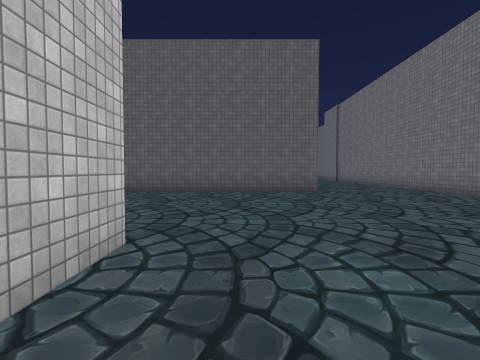
[1] (above)

21 first-person views from a walk through a scene from a Unity 3-D project. The camera is 1.4 m above the floor, tilts 2° down and sees 85° across. The floor is counted in squares, 2 m on a side. Each view is taken from the middle of a square. On the plan, view 1 faces up. The plan holds only what a view shows up to about 9 squares ahead; the rest is blank. The place goes on beyond the plan. The player character is not drawn. Some animated figures are not drawn. Some surface patterns are stand-ins.

[2]
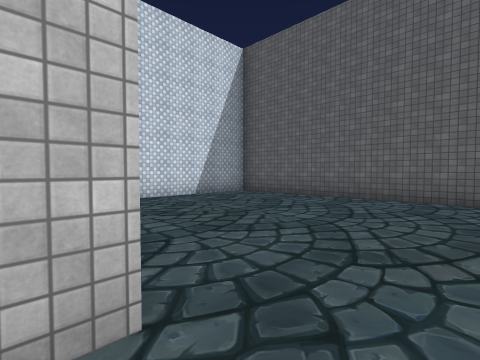

[3]
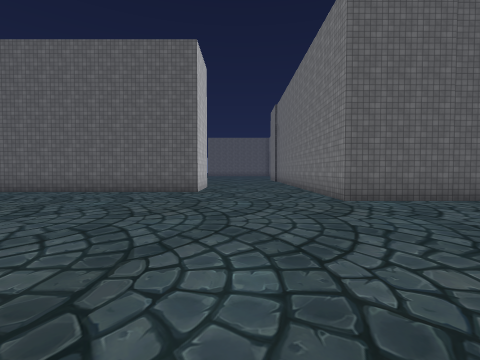

[4]
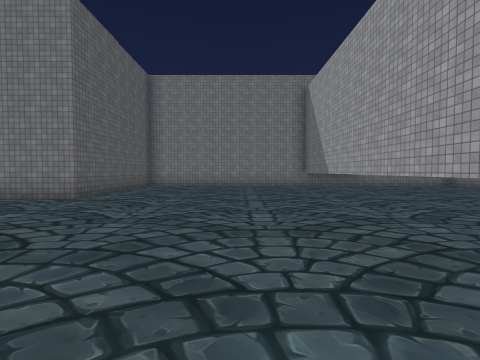

[5]
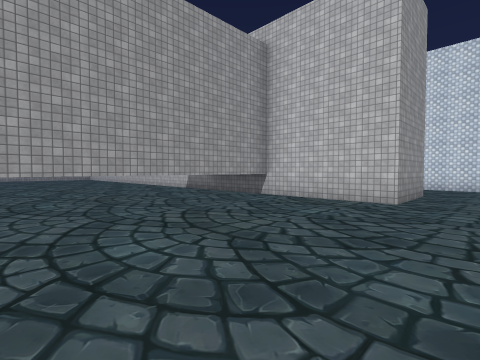

[6]
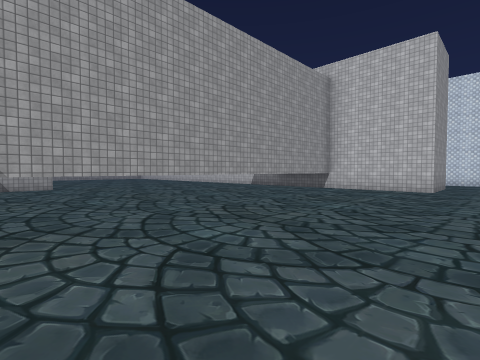

[7]
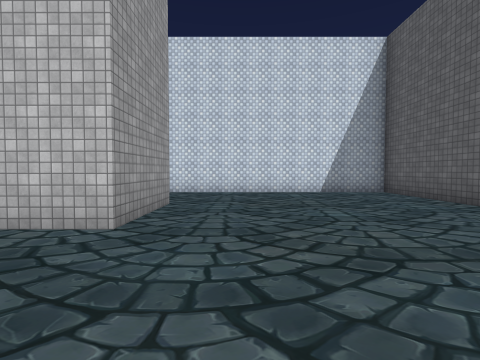

[8]
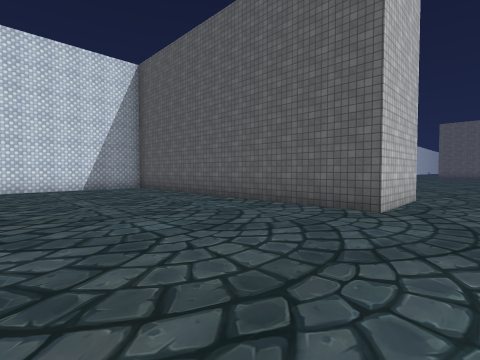

[9]
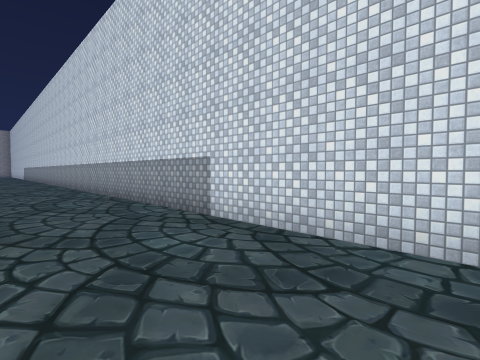

[10]
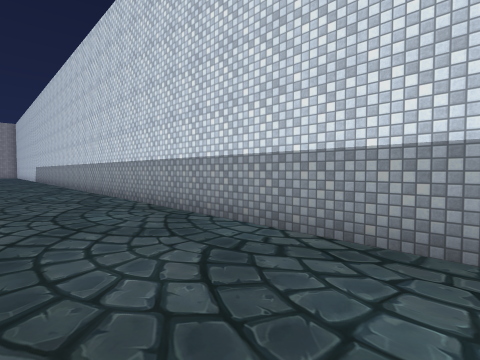

[11]
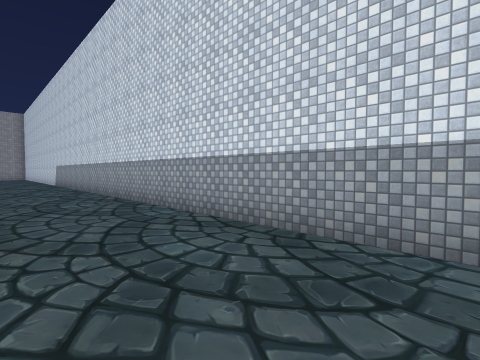

[12]
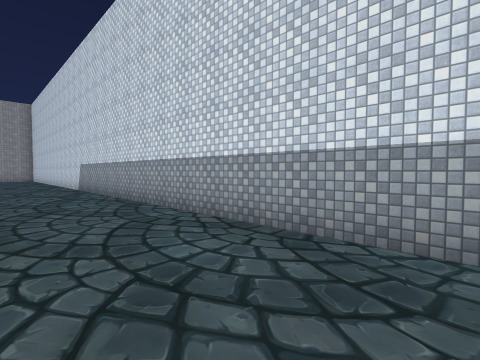

[13]
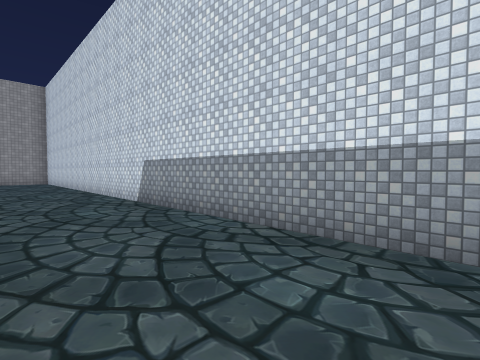

[14]
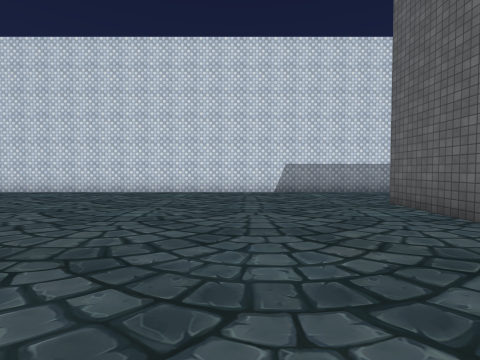

[15]
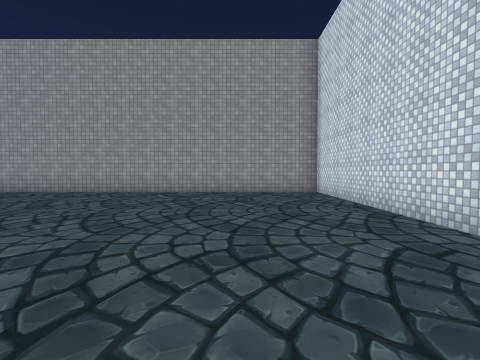

[16]
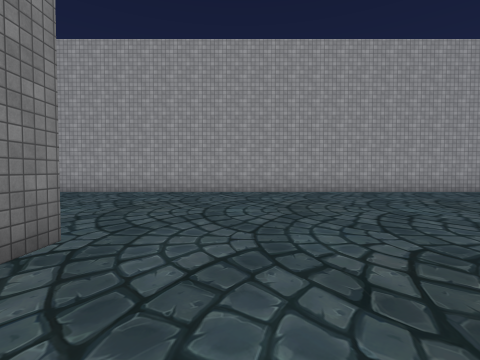

[17]
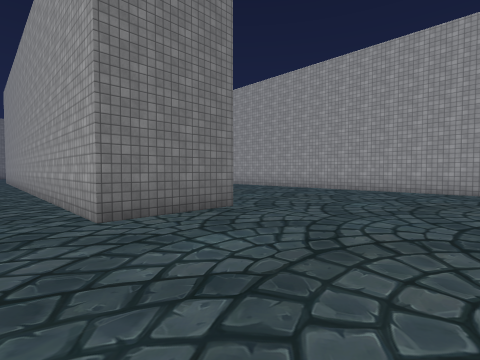

[18]
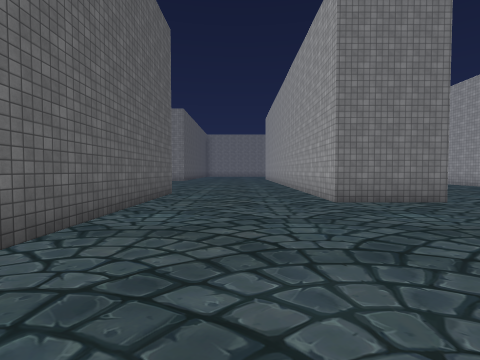

[19]
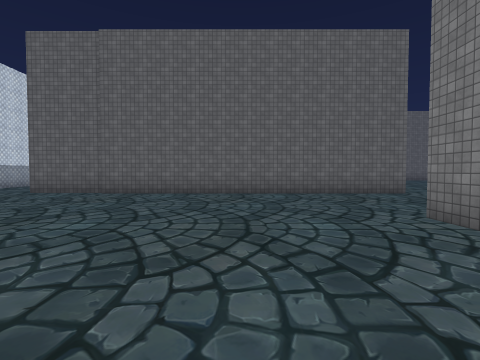

[20]
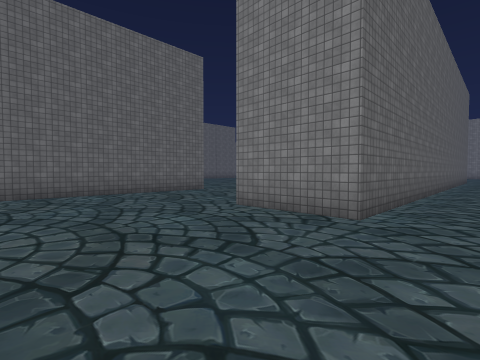

[21]
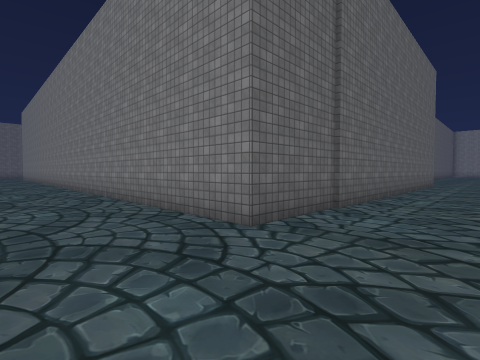

### Floor plan
Key: @ floor where view 1 was taken; # wall or solid block; . floor; T thing the floor can be seen under or through.
Columns run from 7 left of view 1 to 9 right of it. Each row starts with its distance up from view 1.
  9 ##########....#
  8 #.............#
  7 #.............#
  6 #.............###
  5 #................
  4 #................
  3 #................
  2 #...###..........
  1 #...  #..........
  0 #...  #@.........
 -1 #...  ##TTTTTTTTT
 -2 #...  #
 -3 #...  #
 -4 #...    .........
 -5 #...    .........
 -6 #...     ... ....
 -7 #...      ..  ..
 -8 #...           #
 -9 #...
-10 #...
-11 #...
-12 #...
-13 #...#
-14 #...#
-15 #...#
-16 #...#
-17 #...#
-18 #...#
-19 #...#
-20 #...#
-21 #...############.
-22 #................
-23 #................
-24 #................
-25 #............####
-26 #............####
-27 #...... .....####
-28 #...... .........
-29 #................
-30 #................
-31 #................
-32 #................
-33 #................
-34 #################

Where each view was taken, in squares from view 1:
view 1: 0 up, 0 right, facing up
view 2: 2 up, 0 right, facing up-left
view 3: 0 up, 4 right, facing up
view 4: 2 up, 0 right, facing right
view 5: 4 up, 5 right, facing down-left
view 6: 4 up, 9 right, facing down-left
view 7: 4 up, 2 right, facing left
view 8: 4 up, 4 right, facing up-left
view 9: 4 up, 4 left, facing down-left
view 10: 2 down, 4 left, facing down-left
view 11: 8 down, 4 left, facing down-left
view 12: 12 down, 4 left, facing down-left
view 13: 17 down, 4 left, facing down-left
view 14: 24 down, 2 right, facing left
view 15: 25 down, 4 left, facing down
view 16: 25 down, 4 right, facing down
view 17: 24 down, 2 right, facing down-right
view 18: 23 down, 0 right, facing right
view 19: 29 down, 3 right, facing up
view 20: 29 down, 2 right, facing up-right
view 21: 23 down, 6 left, facing up-right
